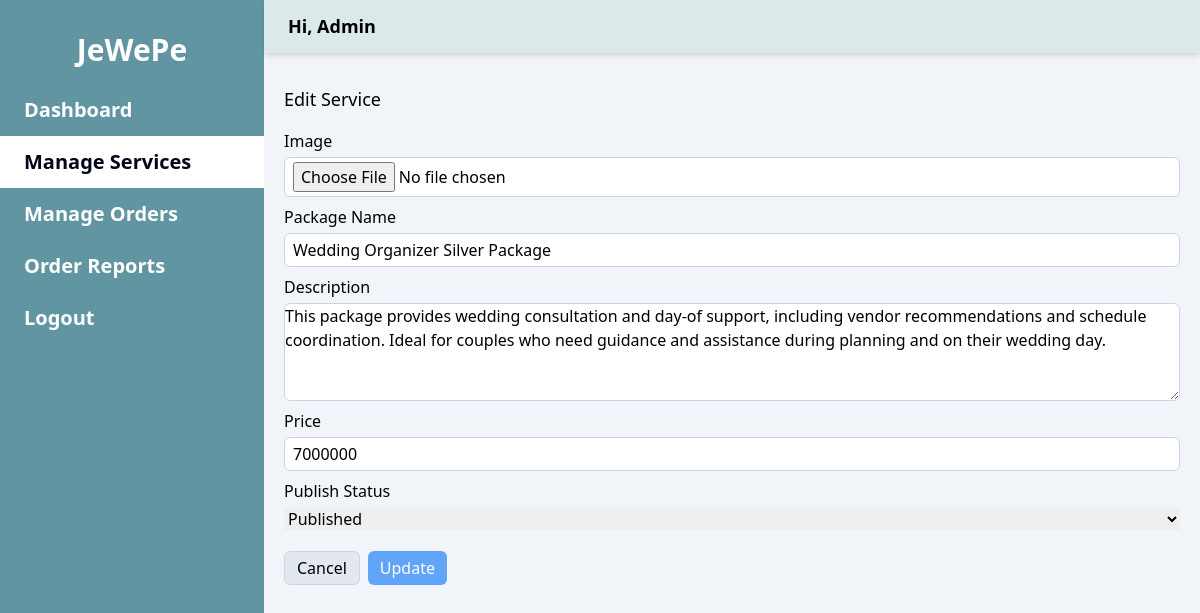
Screenshot of /admin/edit-service.php?id=11 (signed in) with the database file from the repository.
### tables this page shows
CREATE TABLE `tb_services` (
  `service_id` int(11) NOT NULL,
  `image` varchar(100) NOT NULL,
  `package_name` varchar(256) NOT NULL,
  `description` text NOT NULL,
  `price` int(11) NOT NULL,
  `status_publish` tinyint(1) NOT NULL,
  `created_at` datetime NOT NULL,
  `updated_at` datetime NOT NULL
);

### admin/edit-service.php (the view, shortened to what this page needs)
<?php
include("../config.php");
$current_url = $_SERVER['REQUEST_URI'];
$dashboard_class = $current_url == '/arfindwio/admin/dashboard.php' ? 'bg-white' : 'text-white hover:bg-white hover:text-slate-950 hover:bg-opacity-70';
$manage_services_class = strpos($current_url, '/arfindwio/admin/manage-services.php') !== false ||
                         strpos($current_url, '/arfindwio/admin/create-service.php') !== false ||
                         strpos($current_url, '/arfindwio/admin/edit-service.php') !== false ?
                         'bg-white text-slate-950' :
                         'text-white hover:bg-white hover:text-slate-950 hover:bg-opacity-70';
$manage_orders_class = $current_url == '/arfindwio/admin/manage-orders.php' ? 'bg-white text-slate-950' : 'text-white hover:bg-white hover:text-slate-950 hover:bg-opacity-70';
$order_reports_class = $current_url == '/arfindwio/admin/order-reports.php' ? 'bg-white text-slate-950' : 'text-white hover:bg-white hover:text-slate-950 hover:bg-opacity-70';
if (isset($_GET['id'])) {
    $service_id = $_GET['id'];
    $sql = "SELECT * FROM tb_services WHERE service_id = $service_id";
    $result = $conn->query($sql);
    if ($result) {
        if ($result->num_rows > 0) {
            $row = $result->fetch_assoc();
            $package_name = $row['package_name'];
            $description = $row['description'];
            $price = $row['price'];
            $status_publish = $row['status_publish'];
        } else {
            echo "Service not found.";
            exit();
        }
    } else {
        echo "Error retrieving service: " . $conn->error;
        exit();
    }
} else {
    echo "Service ID not provided.";
    exit();
}
?>
<!DOCTYPE html>
<html lang="en">
<head>
    <script src="https://cdn.tailwindcss.com"></script>
</head>
<body>
    <div class="flex w-full">
        <div class="w-[22%] flex flex-col bg-[#6295A2] text-white h-screen">
            <h1 class="text-3xl font-bold text-center pt-8">JeWePe</h1>
            <div class="pt-4 flex flex-col">
            <a href="/arfindwio/admin/dashboard.php" class="px-6 text-xl py-3 font-bold <?php echo $dashboard_class; ?>">Dashboard</a>
            <a href="/arfindwio/admin/manage-services.php" class="px-6 text-xl py-3 font-bold <?php echo $manage_services_class; ?>">Manage Services</a>
            <a href="/arfindwio/admin/manage-orders.php" class="px-6 text-xl py-3 font-bold <?php echo $manage_orders_class; ?>">Manage Orders</a>
            <a href="/arfindwio/admin/order-reports.php" class="px-6 text-xl py-3 font-bold <?php echo $order_reports_class; ?>">Order Reports</a>
            <a href="../logout.php" class="px-6 text-xl py-3 font-bold text-white hover:bg-white hover:text-slate-950 hover:bg-opacity-50">Logout</a>
            </div>
        </div>
        <div class="flex flex-col gap-8 w-[78%] bg-slate-100">
            <div class="w-full border-b shadow-md bg-[#80B9AD] bg-opacity-20">
                <h1 class="font-bold text-lg py-3 px-6">Hi, Admin</h1>
            </div>
            <div class="flex flex-col gap-1 flex-wrap px-5">
                <h5 class="font-medium text-lg mb-3">Edit Service</h5>
            <form action="edit-service.php?id=<?php echo $service_id; ?>" method="POST" enctype="multipart/form-data" class="w-full flex flex-col gap-2">
                <div class="flex flex-col gap-1">
                    <label for="image">Image</label>
                    <input class="rounded-md px-2 py-1 border-slate-300 border bg-white" type="file" id="image" name="image" accept=".png, .jpg, .jpeg, .webp">
                </div>
                <div class="flex flex-col gap-1">
                    <label for="package_name">Package Name</label>
                    <input class="rounded-md px-2 py-1 border-slate-300 border" type="text" id="package_name" name="package_name" placeholder="Input Package Name" value="<?php echo htmlspecialchars($package_name); ?>">
                </div>
                <div class="flex flex-col gap-1">
                    <label for="description">Description</label>
                    <textarea class="border rounded-md border-slate-300" id="description" name="description" rows="4" placeholder="Enter Description"><?php echo htmlspecialchars($description); ?></textarea>
                </div>
                <div class="flex flex-col gap-1">
                    <label for="price">Price</label>
                    <input class="rounded-md px-2 py-1 border-slate-300 border" type="number" id="price" name="price" placeholder="Enter Price" value="<?php echo htmlspecialchars($price); ?>">
                </div>
                <div class="flex flex-col gap-1">
                    <label for="status_publish">Publish Status</label>
                    <select id="status_publish" name="status_publish">
                    <option value="1" <?php if ($status_publish == 1) echo 'selected'; ?>>Published</option>
                    </select>
                </div>
                <div class="flex gap-2 pt-3">
                    <a href="/arfindwio/admin/manage-services.php" class="border px-3 py-1 bg-slate-200 border-slate-300 rounded-md">Cancel</a>
                    <input type="submit" value="Update" class="w-fit bg-blue-400 text-white px-3 py-1 rounded-md hover:bg-blue-600">
                </div>
            </form>
            </div>
        </div>
    </div>
</body>
</html>

### rows the page displays
tb_services: package_name "Wedding Organizer Silver Package", description "This package provides wedding consultation and day-of support, including vendor recommendations and schedule coordination. Ideal for couples who need guidance and assistance during planning and on their wedding day.", price "7000000", status_publish "Published"
